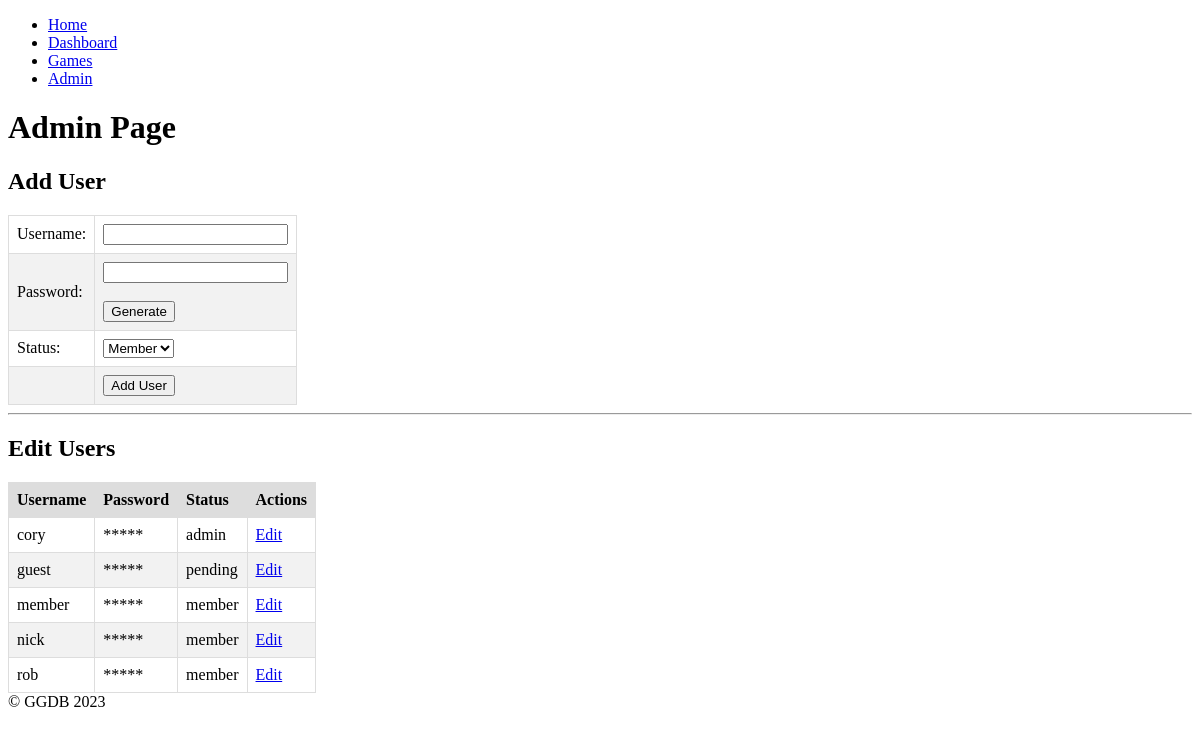
The page /admin (signed in) on the database its author committed.
### tables this page shows
CREATE TABLE users
                 (id INTEGER PRIMARY KEY AUTOINCREMENT,
                 username TEXT NOT NULL,
                 password TEXT NOT NULL,
                 status TEXT NOT NULL);

### main.py (the view)
@app.route('/admin')
def admin():
    if 'username' in session and session['status'] == 'admin':
        users = get_all_users()
        return render_template('admin.html', users=users, status=session['status'])
    else:
        return redirect('/dashboard')

### func.py (called while the page is built)
def get_all_users():
    conn = sqlite3.connect('user.db')
    c = conn.cursor()
    rows = c.execute("SELECT * FROM users").fetchall()
    conn.close()
    users = []
    for row in rows:
        user = {
            'id': row[0],
            'username': row[1],
            'password': row[2],
            'status': row[3]
        }
        users.append(user)
    return users

### templates/admin.html (shortened to what this page needs)
{% extends 'base.html' %}
{% block content %}
  <div class="container">
    <h1>Admin Page</h1>
    <h2>Add User</h2>
    <form method="POST" action="{{ url_for('add_user') }}">
      <table>
        <tr>
          <td><label for="username">Username:</label></td>
          <td><input type="text" name="username" required></td>
        </tr>
        <tr>
          <td><label for="password">Password:</label></td>
          <td><input type="text" name="password" id="password" required><br /><br />
          <button type="button" id="generate-password">Generate</button></td>
        </tr>
        <tr>
          <td><label for="status">Status:</label></td>
          <td>
            <select name="status" required>
              <option value="member" selected>Member</option>
            </select>
          </td>
        </tr>
        <tr>
          <td></td>
          <td><input type="submit" value="Add User"></td>
        </tr>
      </table>
    </form>
    <hr>
    <h2>Edit Users</h2>
    <table>
      <thead>
        <tr>
          <th>Username</th>
          <th>Password</th>
          <th>Status</th>
          <th>Actions</th>
        </tr>
      </thead>
      <tbody>
      {% for user in users %}
          <tr>
            <td>{{ user.username }}</td>
            <td onclick="this.innerHTML='{{ user.password }}';">{{ '*' * 5 }}</td>
            <td>{{ user.status }}</td>
            <td><a href="{{ url_for('edit_user', username=user.username) }}">Edit</a></td>
          </tr>
      {% endfor %}
      </tbody>
    </table>
  </div>
{% endblock %}

### templates/base.html (shortened to what this page needs)
<!DOCTYPE html>
<html>
<head>
    {% block head %}
    <link rel="stylesheet" href="{{ url_for('static', filename='css/style.css') }}">
    {% endblock %}
</head>
<body>
    <header>
        {% block nav %}
        <nav>
            <ul>
                <li><a href="/">Home</a></li>
                <li><a href="/dashboard">Dashboard</a></li>
                <li><a href="/games">Games</a></li>
                {% if 'status' in session and session['status'] == 'admin' %}
                <li><a href="{{ url_for('admin') }}">Admin</a></li>
                {% endif %}
            </ul>
        </nav>
        {% endblock %}
    </header>
    <main>
        {% block content %}{% endblock %}
    </main>
    <footer>
        &copy; GGDB 2023
    </footer>
</body>
</html>

### static/css/style.css (style rules this page uses)
table { border-collapse: collapse; max-width: 750px; }
th, td { text-align: left; padding: 8px; border: 1px solid #ddd; }
th { background-color: #ddd; font-weight: bold; }
tr:nth-child(even) { background-color: #f2f2f2; }

### rows shown on the page
users: username "cory", value "*****", status "admin"
users: username "guest", value "*****", status "pending"
users: username "member", value "*****", status "member"
users: username "nick", value "*****", status "member"
users: username "rob", value "*****", status "member"
